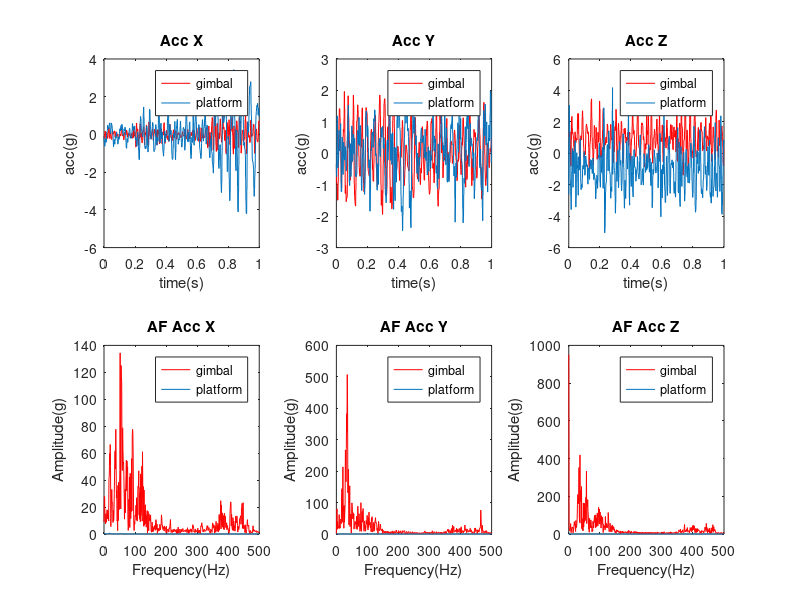

This figure's MATLAB source:
% load all acc data
acc_all = load('acc_all');
acc_all = acc_all.all_acc;

% planform data
acc_p = 0.001*acc_all(:,7:end)/9.8;
acc_p = acc_p(1:end-24, :);

% gimbal data
acc_g = 0.001*acc_all(:,1:6)/9.8;
acc_g = acc_g(1:end-24, :);

% time
Fs = 1000;
T = 1/Fs;
L = length(acc_g);
t = (0:L-1)*T;

% fft
% gimbal
Yg = fft(acc_g);
pg2 = abs(Yg);
pg1 = pg2(1:L/2+1,:);
pg1(2:end-1,:) = 2*pg1(2:end-1,:);
% platform
Yp = fft(acc_p);
pp2 = abs(Yp/L);
pp1 = pp2(1:L/2+1,:);
pp1(2:end-1,:) = 2*pp1(2:end-1,:);

f = Fs*(0:(L/2))/L;

figure
ax1 = subplot(2,3,1);
ax2 = subplot(2,3,2);
ax3 = subplot(2,3,3);
ax4 = subplot(2,3,4);
ax5 = subplot(2,3,5);
ax6 = subplot(2,3,6);
plot(ax1, t, acc_g(:,1), 'r', t, acc_p(:,1))
title(ax1, 'Acc X')
ylabel(ax1, 'acc(g)')
xlabel(ax1, 'time(s)')
legend(ax1, 'gimbal','platform')
plot(ax2, t, acc_g(:,2), 'r', t, acc_p(:,2))
title(ax2, 'Acc Y')
ylabel(ax2, 'acc(g)')
xlabel(ax2, 'time(s)')
legend(ax2, 'gimbal','platform')
plot(ax3, t, acc_g(:,3), 'r', t, acc_p(:,3))
title(ax3, 'Acc Z')
ylabel(ax3, 'acc(g)')
xlabel(ax3, 'time(s)')
legend(ax3, 'gimbal','platform')

plot(ax4, f, pg1(:,1),'r', f, pp1(:,1))
title(ax4, 'AF Acc X')
ylabel(ax4, 'Amplitude(g)')
xlabel(ax4, 'Frequency(Hz)')
legend(ax4, 'gimbal','platform')
plot(ax5, f, pg1(:,2),'r', f, pp1(:,2))
title(ax5, 'AF Acc Y')
ylabel(ax5, 'Amplitude(g)')
xlabel(ax5, 'Frequency(Hz)')
legend(ax5, 'gimbal','platform')
plot(ax6, f, pg1(:,3),'r', f, pp1(:,3))
title(ax6, 'AF Acc Z')
ylabel(ax6, 'Amplitude(g)')
xlabel(ax6, 'Frequency(Hz)')
legend(ax6, 'gimbal','platform')
%plot(acc_g)
